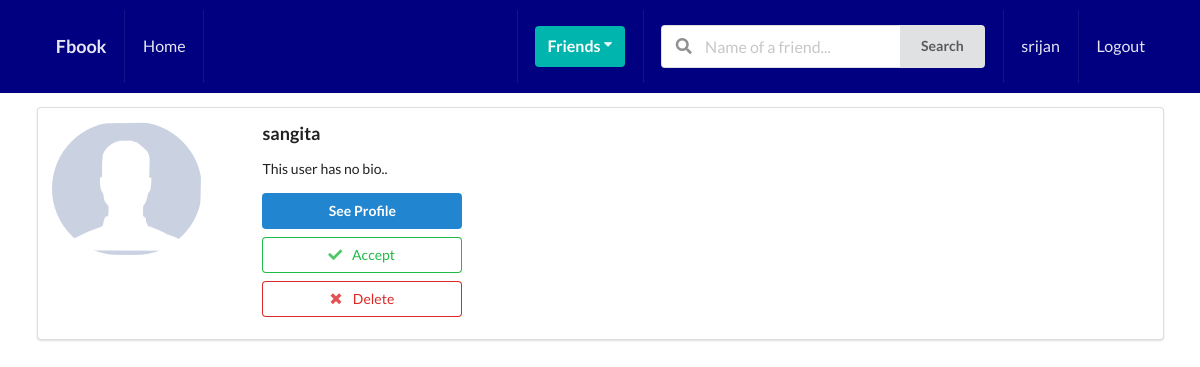
/users/invites/ (signed in), run on the app's committed database.
### users/models.py (models this page shows, shortened)
class Profile(models.Model):
    user=models.OneToOneField(User, on_delete=models.CASCADE)
    bio=models.TextField(max_length=500,default='This user has no bio..')
    email=models.EmailField(max_length=254,blank=True)
    country=models.CharField(max_length=50,blank=True)
    image=models.ImageField(upload_to='profile_pic',default='default.png')
    friends=models.ManyToManyField(User,blank=True,related_name='friends')
    updated=models.DateTimeField(auto_now=True)
    created=models.DateTimeField(auto_now_add=True)
    objects=ProfileManager()

### users/views.py (the view)
# urls.py: path("invites/", reg_views.invitesReceivedViews, name="invites"), #request sent by others
def invitesReceivedViews(request):
    pro=Profile.objects.get(user=request.user)
    invites=Relationship.objects.invite_receiver(pro)
    results=list(map(lambda x: x.sender,invites))
    is_empty=False
    if len(results)==0:
        is_empty=True
    context={
        'invites':results,
        'is_empty':is_empty
    }
    return render(request,'users/invites.html',context)

### users/models.py (called while the page is built)
    def invite_receiver(self,receiver):
        invite=Relationship.objects.filter(receiver=receiver,status='send')
        return invite

### users/templates/users/invites.html (shortened to what this page needs)
{% extends 'blogs/base.html' %}
{% block content %}
    {% for i in invites %}
        <div class="ui segment">
            <div class="ui grid">
                <div class="row">
                    <div class="three wide column">
                        <img class="ui small circular image" src="{{i.image.url}}" alt="PIC">
                    </div>
                    <div class="thirteen wide column">
                        <h3>{{i.user.username}}</h3>
                        <p>{{i.bio}}</p>
                        <a href="{% url 'profileDetail' i.id %}" name="profile_id" value={{i.id}} class="ui primary button w-btn mb-8">See Profile</a>
                        <form action="{% url 'acceptInvites' %}" method="POST">
                            <button type="submit" class="ui positive basic w-btn mb-8 button">
                                <i class="check icon"></i>
                                Accept
                            </button>
                        </form>
                        <form action="{% url 'rejectInvites' %}" method="POST">
                            <button type="submit" class="ui negative basic w-btn mb-8 button">
                                <i class="close icon"></i>
                                Delete
                            </button>
                        </form>
                    </div>
                </div>
            </div>
        </div>
    {% endfor %}
{% endblock content %}

### blogs/templates/blogs/base.html (shortened to what this page needs)
{% load static %}
<!DOCTYPE html>
<html lang="en">
<head>
    <link rel="stylesheet" href="https://cdn.jsdelivr.net/npm/semantic-ui@2.4.2/dist/semantic.min.css">
    <link rel="stylesheet" type="text/css" href="{% static 'css/styles.css' %}">
</head>
<body>
    <div class="ui inverted menu nav">
        <div class="ui container">
          <a href="#" class="item">
              <h3>Fbook</h3>
          </a>
          {% if user.is_authenticated %}
          <a href="{% url 'home' %}" class="item">
              Home
          </a>
          <div class="right menu">
              <div class="item">
                  <div class="ui floating dropdown icon button teal" id="dropdown_id"> Friends
                      <i class="dropdown icon"></i>
                   </div>
              </div>
                   <div class="item">
                    <form action="{% url 'search' %}" method="GET">
                      <div class="ui action left icon input">
                      <input class="prompt" type="text" name='q' value="{{request.GET.q}}" placeholder="Name of a friend...">
                      <button type='submit' class="ui button">Search</button>
                      </div>
                  </form>
                  </div>
                  <a href="{% url 'profile' %}" class="item">
                       {{request.user.username}}
                  </a>
                  <a href="{% url 'logout' %}" class="ui item">
                      Logout
                  </a>
                {% endif %}
          </div>
        </div>
      </div>
      <div class="ui container">
    <div class="ui container">
    {% block content %}
    {% endblock content %}
    </div>
</body>
</html>

### static/css/styles.css (style rules this page uses)
.nav { background-color: #000080 !important; font-size: 16px !important; border-radius: 0px !important; padding: 10px 0px 10px 0px !important; }
.mb-8 { margin-bottom: 8px !important; }
.w-btn { width: 200px !important; }

### data on the page
Profile: image (placeholder picture), user.username "sangita", bio "This user has no bio..", {{ i.id }} 5 (drawn)

### other printed values
{{ request.user.username }} "srijan"
